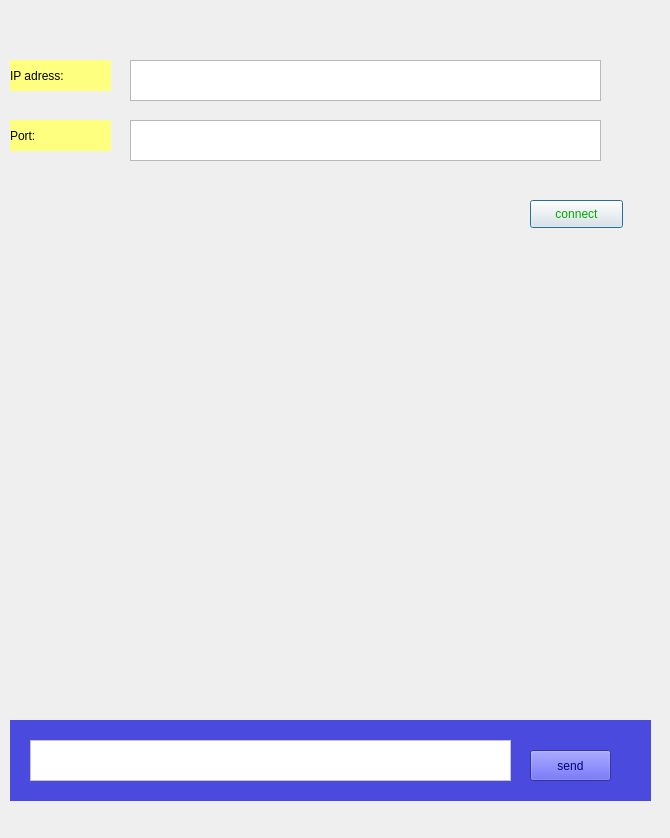
<?xml version="1.0" encoding="UTF-8"?>
<ui version="4.0">
 <class>chat</class>
 <widget class="QDialog" name="chat">
  <property name="geometry">
   <rect>
    <x>0</x>
    <y>0</y>
    <width>670</width>
    <height>838</height>
   </rect>
  </property>
  <property name="windowTitle">
   <string>Dialog</string>
  </property>
  <widget class="QTextEdit" name="textEdit_port">
   <property name="geometry">
    <rect>
     <x>130</x>
     <y>120</y>
     <width>471</width>
     <height>41</height>
    </rect>
   </property>
  </widget>
  <widget class="QPushButton" name="pushButton_connect">
   <property name="geometry">
    <rect>
     <x>530</x>
     <y>200</y>
     <width>93</width>
     <height>28</height>
    </rect>
   </property>
   <property name="styleSheet">
    <string notr="true">color: rgb(0, 170, 0);</string>
   </property>
   <property name="text">
    <string>connect</string>
   </property>
  </widget>
  <widget class="QTextEdit" name="textEdit_adress">
   <property name="geometry">
    <rect>
     <x>130</x>
     <y>60</y>
     <width>471</width>
     <height>41</height>
    </rect>
   </property>
  </widget>
  <widget class="QLabel" name="label_3">
   <property name="geometry">
    <rect>
     <x>10</x>
     <y>60</y>
     <width>101</width>
     <height>31</height>
    </rect>
   </property>
   <property name="styleSheet">
    <string notr="true">font: 12pt &quot;MV Boli&quot;;
background-color: rgb(255, 255, 127);</string>
   </property>
   <property name="text">
    <string>IP adress:</string>
   </property>
  </widget>
  <widget class="QLabel" name="label_4">
   <property name="geometry">
    <rect>
     <x>10</x>
     <y>120</y>
     <width>101</width>
     <height>31</height>
    </rect>
   </property>
   <property name="styleSheet">
    <string notr="true">font: 12pt &quot;MV Boli&quot;;
background-color: rgb(255, 255, 127);</string>
   </property>
   <property name="text">
    <string>Port:</string>
   </property>
  </widget>
  <widget class="QWidget" name="widget" native="true">
   <property name="geometry">
    <rect>
     <x>10</x>
     <y>720</y>
     <width>641</width>
     <height>81</height>
    </rect>
   </property>
   <property name="styleSheet">
    <string notr="true">background-color: rgb(170, 170, 255);
background-color: rgb(74, 74, 223);</string>
   </property>
   <widget class="QTextEdit" name="textEdit_message">
    <property name="geometry">
     <rect>
      <x>20</x>
      <y>20</y>
      <width>481</width>
      <height>41</height>
     </rect>
    </property>
    <property name="styleSheet">
     <string notr="true">background-color: rgb(255, 255, 255);</string>
    </property>
   </widget>
   <widget class="QPushButton" name="pushButton_send">
    <property name="geometry">
     <rect>
      <x>520</x>
      <y>30</y>
      <width>81</width>
      <height>31</height>
     </rect>
    </property>
    <property name="styleSheet">
     <string notr="true">color: rgb(0, 0, 127);</string>
    </property>
    <property name="text">
     <string>send</string>
    </property>
   </widget>
  </widget>
 </widget>
 <resources/>
 <connections/>
</ui>
